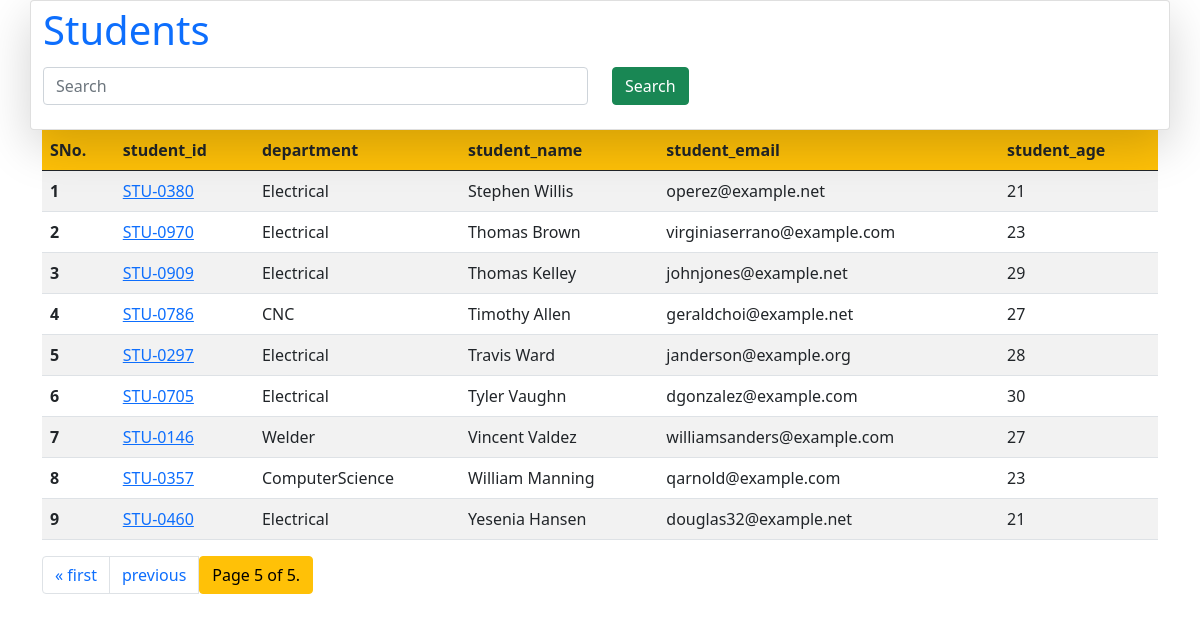
The app's page /students/?page=5 with its own data.
### vege/models.py (models this page shows)
class Student(models.Model):
    department = models.ForeignKey(
        Department, related_name="depart", on_delete=models.CASCADE)
    student_id = models.OneToOneField(
        StudentID, related_name="studentid", on_delete=models.CASCADE)
    student_name = models.CharField(max_length=100)
    student_email = models.EmailField(unique=True)
    student_age = models.IntegerField(default=18)
    student_address = models.TextField()
    def __str__(self) -> str:
        return self.student_name
    class Meta:
        ordering = ['student_name']
        verbose_name = "student"

class StudentID(models.Model):
    student_id = models.CharField(max_length=100)
    def __str__(self) -> str:
        return self.student_id

class Department(models.Model):
    department = models.CharField(max_length=100)
    def __str__(self) -> str:
        return self.department
    class Meta:
        ordering = ['department']

### vege/views.py (the view)
# urls.py: path('students/', views.get_students, name='get_studentss'),
def get_students(request):
    queryset = Student.objects.all()
    if request.GET.get('search'):
        search = request.GET.get('search')
        queryset = queryset.filter(
            Q(student_id__student_id__icontains=search) | Q(
                student_name__icontains=search) | Q(student_email__icontains=search) | Q(department__department__icontains=search)
        )
    paginator = Paginator(queryset, 15)  # Show 25 contacts per page.
    page_number = request.GET.get("page", 1)
    page_obj = paginator.get_page(page_number)
    return render(request, 'report/students.html', {'queryset': page_obj})

### vege/templates/report/students.html (shortened to what this page needs)
<!DOCTYPE html>
<html lang="en">
<head>
    <link href="https://cdn.jsdelivr.net/npm/bootstrap@5.0.2/dist/css/bootstrap.min.css" rel="stylesheet"
>
</head>
<body>
    <div class="container card  shadow-lg">
        <a href="{% url 'get_studentss' %}" class="navbar-brand">
            <h1>Students</h1>
        </a>
        <form class="form mb-4">
            <div class="row ">
                <div class="col-md-6 "> <input class="form-control" name="search" type="search" placeholder="Search">
                </div>
                <div class="col-md-6">
                    <button class="btn btn-success" type="submit">Search</button>
                </div>
            </div>
        </form>
    </div>
    <div class="container">
        <table class="table table-striped">
            <thead class="bg-warning">
                <tr>
                    <th scope="col">SNo.</th>
                    <th scope="col">student_id</th>
                    <th scope="col">department</th>
                    <th scope="col">student_name</th>
                    <th scope="col">student_email</th>
                    <th scope="col">student_age</th>
                </tr>
            </thead>
            <tbody>
                {% for student in queryset %}
                <tr>
                    <th scope="row">{{forloop.counter}}</th>
                    <td>
                        <a href="{% url 'see_marks' student.student_id %}">{{student.student_id}}</a>
                    </td>
                    <td>{{student.department}}</td>
                    <td>{{student.student_name}}</td>
                    <td>{{student.student_email}}</td>
                    <td>{{student.student_age}}</td>
                </tr>
                {% endfor %}
            </tbody>
        </table>
        <div class="pagination">
            <nav aria-label="Page navigation example">
                <ul class="pagination">
                    {% if queryset.has_previous %}
                    <li class="page-item"><a class="page-link" href="?page=1">&laquo; first</a></li>
                    <li class="page-item"><a class="page-link"
                            href="?page={{ queryset.previous_page_number }}">previous</a></li>
                    {% endif %}
                    <span class="current btn btn-warning">
                        Page {{ queryset.number }} of {{ queryset.paginator.num_pages }}.
                    </span>
                </ul>
            </nav>
        </div>
    </div>
</body>
</html>

### records on screen
Student: student_id "STU-0380", department "Electrical", student_name "Stephen Willis", student_email "operez@example.net", student_age "21"
Student: student_id "STU-0970", department "Electrical", student_name "Thomas Brown", student_email "virginiaserrano@example.com", student_age "23"
Student: student_id "STU-0909", department "Electrical", student_name "Thomas Kelley", student_email "johnjones@example.net", student_age "29"
Student: student_id "STU-0786", department "CNC", student_name "Timothy Allen", student_email "geraldchoi@example.net", student_age "27"
Student: student_id "STU-0297", department "Electrical", student_name "Travis Ward", student_email "janderson@example.org", student_age "28"
Student: student_id "STU-0705", department "Electrical", student_name "Tyler Vaughn", student_email "dgonzalez@example.com", student_age "30"
Student: student_id "STU-0146", department "Welder", student_name "Vincent Valdez", student_email "williamsanders@example.com", student_age "27"
Student: student_id "STU-0357", department "ComputerScience", student_name "William Manning", student_email "qarnold@example.com", student_age "23"
Student: student_id "STU-0460", department "Electrical", student_name "Yesenia Hansen", student_email "douglas32@example.net", student_age "21"

### other values on screen
{{ queryset.number }} "5"
{{ queryset.paginator.num_pages }} "5"
